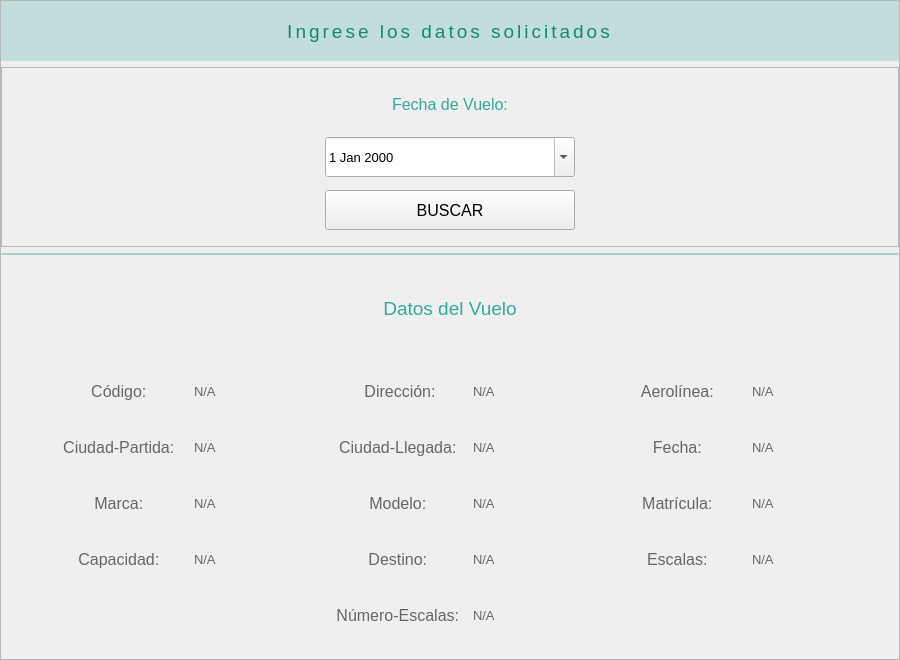
            <widget class="QWidget" name="scalestPanel">
             <layout class="QHBoxLayout" name="horizontalLayout_19">
              <property name="spacing">
               <number>0</number>
              </property>
              <property name="leftMargin">
               <number>0</number>
              </property>
              <property name="topMargin">
               <number>0</number>
              </property>
              <property name="rightMargin">
               <number>0</number>
              </property>
              <property name="bottomMargin">
               <number>0</number>
              </property>
              <item>
               <widget class="QFrame" name="frame_23">
                <property name="minimumSize">
                 <size>
                  <width>900</width>
                  <height>660</height>
                 </size>
                </property>
                <property name="frameShape">
                 <enum>QFrame::StyledPanel</enum>
                </property>
                <property name="frameShadow">
                 <enum>QFrame::Raised</enum>
                </property>
                <layout class="QVBoxLayout" name="verticalLayout_13">
                 <property name="spacing">
                  <number>6</number>
                 </property>
                 <property name="leftMargin">
                  <number>0</number>
                 </property>
                 <property name="topMargin">
                  <number>0</number>
                 </property>
                 <property name="rightMargin">
                  <number>0</number>
                 </property>
                 <property name="bottomMargin">
                  <number>0</number>
                 </property>
                 <item>
                  <widget class="QLabel" name="label_45">
                   <property name="minimumSize">
                    <size>
                     <width>0</width>
                     <height>60</height>
                    </size>
                   </property>
                   <property name="maximumSize">
                    <size>
                     <width>16777215</width>
                     <height>60</height>
                    </size>
                   </property>
                   <property name="font">
                    <font>
                     <pointsize>14</pointsize>
                    </font>
                   </property>
                   <property name="styleSheet">
                    <string notr="true">color: #187;
letter-spacing: 3px;
background: #33119988;
border-radius: 0;</string>
                   </property>
                   <property name="text">
                    <string>Ingrese los datos solicitados</string>
                   </property>
                   <property name="alignment">
                    <set>Qt::AlignCenter</set>
                   </property>
                  </widget>
                 </item>
                 <item>
                  <widget class="QFrame" name="frame_2">
                   <property name="maximumSize">
                    <size>
                     <width>16777215</width>
                     <height>180</height>
                    </size>
                   </property>
                   <property name="frameShape">
                    <enum>QFrame::StyledPanel</enum>
                   </property>
                   <property name="frameShadow">
                    <enum>QFrame::Raised</enum>
                   </property>
                   <layout class="QGridLayout" name="gridLayout_15">
                    <item row="5" column="0">
                     <widget class="QPushButton" name="findScalestButton">
                      <property name="minimumSize">
                       <size>
                        <width>150</width>
                        <height>40</height>
                       </size>
                      </property>
                      <property name="maximumSize">
                       <size>
                        <width>250</width>
                        <height>16777215</height>
                       </size>
                      </property>
                      <property name="font">
                       <font>
                        <pointsize>12</pointsize>
                       </font>
                      </property>
                      <property name="text">
                       <string>BUSCAR</string>
                      </property>
                     </widget>
                    </item>
                    <item row="0" column="0">
                     <widget class="QLabel" name="label_46">
                      <property name="minimumSize">
                       <size>
                        <width>0</width>
                        <height>40</height>
                       </size>
                      </property>
                      <property name="maximumSize">
                       <size>
                        <width>300</width>
                        <height>40</height>
                       </size>
                      </property>
                      <property name="font">
                       <font>
                        <pointsize>12</pointsize>
                       </font>
                      </property>
                      <property name="styleSheet">
                       <string notr="true">color: #3a9;
border: none;</string>
                      </property>
                      <property name="text">
                       <string>Fecha de Vuelo:</string>
                      </property>
                      <property name="alignment">
                       <set>Qt::AlignCenter</set>
                      </property>
                     </widget>
                    </item>
                    <item row="1" column="0">
                     <widget class="QDateEdit" name="dateScalestInput">
                      <property name="minimumSize">
                       <size>
                        <width>0</width>
                        <height>40</height>
                       </size>
                      </property>
                      <property name="font">
                       <font>
                        <pointsize>10</pointsize>
                       </font>
                      </property>
                      <property name="buttonSymbols">
                       <enum>QAbstractSpinBox::UpDownArrows</enum>
                      </property>
                      <property name="calendarPopup">
                       <bool>true</bool>
                      </property>
                     </widget>
                    </item>
                   </layout>
                  </widget>
                 </item>
                 <item>
                  <widget class="QFrame" name="frame_30">
                   <property name="minimumSize">
                    <size>
                     <width>0</width>
                     <height>350</height>
                    </size>
                   </property>
                   <property name="maximumSize">
                    <size>
                     <width>16777215</width>
                     <height>16777215</height>
                    </size>
                   </property>
                   <property name="styleSheet">
                    <string notr="true">QFrame {
	border-top: 2px solid #55119988;
	padding-top: 10px;
}

QLabel {
	color: #666;
	border: none;
}</string>
                   </property>
                   <property name="frameShape">
                    <enum>QFrame::StyledPanel</enum>
                   </property>
                   <property name="frameShadow">
                    <enum>QFrame::Raised</enum>
                   </property>
                   <layout class="QVBoxLayout" name="verticalLayout_14">
                    <item>
                     <widget class="QLabel" name="label_47">
                      <property name="minimumSize">
                       <size>
                        <width>200</width>
                        <height>0</height>
                       </size>
                      </property>
                      <property name="maximumSize">
                       <size>
                        <width>12222222</width>
                        <height>60</height>
                       </size>
                      </property>
                      <property name="font">
                       <font>
                        <pointsize>14</pointsize>
                       </font>
                      </property>
                      <property name="styleSheet">
                       <string notr="true">color: #3a9;</string>
                      </property>
                      <property name="text">
                       <string>&lt;html&gt;&lt;head/&gt;&lt;body&gt;&lt;p&gt;Datos del Vuelo&lt;/p&gt;&lt;/body&gt;&lt;/html&gt;</string>
                      </property>
                      <property name="alignment">
                       <set>Qt::AlignCenter</set>
                      </property>
                      <property name="wordWrap">
                       <bool>true</bool>
                      </property>
                     </widget>
                    </item>
                    <item>
                     <widget class="QFrame" name="frame_31">
                      <property name="styleSheet">
                       <string notr="true">border: none;</string>
                      </property>
                      <property name="frameShape">
                       <enum>QFrame::StyledPanel</enum>
                      </property>
                      <property name="frameShadow">
                       <enum>QFrame::Raised</enum>
                      </property>
                      <layout class="QGridLayout" name="gridLayout_16">
                       <property name="leftMargin">
                        <number>40</number>
                       </property>
                       <property name="topMargin">
                        <number>0</number>
                       </property>
                       <property name="rightMargin">
                        <number>0</number>
                       </property>
                       <property name="bottomMargin">
                        <number>0</number>
                       </property>
                       <property name="spacing">
                        <number>0</number>
                       </property>
                       <item row="2" column="4">
                        <widget class="QLabel" name="label_23">
                         <property name="maximumSize">
                          <size>
                           <width>12222222</width>
                           <height>40</height>
                          </size>
                         </property>
                         <property name="font">
                          <font>
                           <pointsize>12</pointsize>
                          </font>
                         </property>
                         <property name="text">
                          <string>Fecha: </string>
                         </property>
                         <property name="alignment">
                          <set>Qt::AlignCenter</set>
                         </property>
                        </widget>
                       </item>
                       <item row="2" column="0">
                        <widget class="QLabel" name="label">
                         <property name="maximumSize">
                          <size>
                           <width>12222222</width>
                           <height>40</height>
                          </size>
                         </property>
                         <property name="font">
                          <font>
                           <pointsize>12</pointsize>
                          </font>
                         </property>
                         <property name="text">
                          <string>Ciudad-Partida: </string>
                         </property>
                         <property name="alignment">
                          <set>Qt::AlignCenter</set>
                         </property>
                        </widget>
                       </item>
                       <item row="5" column="2">
                        <widget class="QLabel" name="label_19">
                         <property name="maximumSize">
                          <size>
                           <width>12222222</width>
                           <height>40</height>
                          </size>
                         </property>
                         <property name="font">
                          <font>
                           <pointsize>12</pointsize>
                          </font>
                         </property>
                         <property name="text">
                          <string>Número-Escalas: </string>
                         </property>
                         <property name="alignment">
                          <set>Qt::AlignCenter</set>
                         </property>
                        </widget>
                       </item>
                       <item row="5" column="3">
                        <widget class="QLabel" name="numberScalestLabel">
                         <property name="maximumSize">
                          <size>
                           <width>150</width>
                           <height>16777215</height>
                          </size>
                         </property>
                         <property name="font">
                          <font>
                           <pointsize>10</pointsize>
                          </font>
                         </property>
                         <property name="text">
                          <string>N/A</string>
                         </property>
                         <property name="alignment">
                          <set>Qt::AlignLeading|Qt::AlignLeft|Qt::AlignVCenter</set>
                         </property>
                        </widget>
                       </item>
                       <item row="0" column="0">
                        <widget class="QLabel" name="label_28">
                         <property name="maximumSize">
                          <size>
                           <width>12222222</width>
                           <height>40</height>
                          </size>
                         </property>
                         <property name="font">
                          <font>
                           <pointsize>12</pointsize>
                          </font>
                         </property>
                         <property name="text">
                          <string>Código: </string>
                         </property>
                         <property name="alignment">
                          <set>Qt::AlignCenter</set>
                         </property>
                        </widget>
                       </item>
                       <item row="4" column="1">
                        <widget class="QLabel" name="capacityScalestLabel">
                         <property name="maximumSize">
                          <size>
                           <width>150</width>
                           <height>16777215</height>
                          </size>
                         </property>
                         <property name="font">
                          <font>
                           <pointsize>10</pointsize>
                          </font>
                         </property>
                         <property name="text">
                          <string>N/A</string>
                         </property>
                         <property name="alignment">
                          <set>Qt::AlignLeading|Qt::AlignLeft|Qt::AlignVCenter</set>
                         </property>
                        </widget>
                       </item>
                       <item row="3" column="2">
                        <widget class="QLabel" name="label_17">
                         <property name="maximumSize">
                          <size>
                           <width>12222222</width>
                           <height>40</height>
                          </size>
                         </property>
                         <property name="font">
                          <font>
                           <pointsize>12</pointsize>
                          </font>
                         </property>
                         <property name="text">
                          <string>Modelo: </string>
                         </property>
                         <property name="alignment">
                          <set>Qt::AlignCenter</set>
                         </property>
                        </widget>
                       </item>
                       <item row="3" column="1">
                        <widget class="QLabel" name="markScalestLabel">
                         <property name="maximumSize">
                          <size>
                           <width>150</width>
                           <height>16777215</height>
                          </size>
                         </property>
                         <property name="font">
                          <font>
                           <pointsize>10</pointsize>
                          </font>
                         </property>
                         <property name="text">
                          <string>N/A</string>
                         </property>
                         <property name="alignment">
                          <set>Qt::AlignLeading|Qt::AlignLeft|Qt::AlignVCenter</set>
                         </property>
                        </widget>
                       </item>
                       <item row="4" column="4">
                        <widget class="QLabel" name="label_25">
                         <property name="maximumSize">
                          <size>
                           <width>12222222</width>
                           <height>40</height>
                          </size>
                         </property>
                         <property name="font">
                          <font>
                           <pointsize>12</pointsize>
                          </font>
                         </property>
                         <property name="text">
                          <string>Escalas: </string>
                         </property>
                         <property name="alignment">
                          <set>Qt::AlignCenter</set>
                         </property>
                        </widget>
                       </item>
                       <item row="0" column="3">
                        <widget class="QLabel" name="innerScalestLabel">
                         <property name="maximumSize">
                          <size>
                           <width>150</width>
                           <height>16777215</height>
                          </size>
                         </property>
                         <property name="font">
                          <font>
                           <pointsize>10</pointsize>
                          </font>
                         </property>
                         <property name="text">
                          <string>N/A</string>
                         </property>
                         <property name="alignment">
                          <set>Qt::AlignLeading|Qt::AlignLeft|Qt::AlignVCenter</set>
                         </property>
                        </widget>
                       </item>
                       <item row="3" column="0">
                        <widget class="QLabel" name="label_2">
                         <property name="maximumSize">
                          <size>
                           <width>12222222</width>
                           <height>40</height>
                          </size>
                         </property>
                         <property name="font">
                          <font>
                           <pointsize>12</pointsize>
                          </font>
                         </property>
                         <property name="text">
                          <string>Marca: </string>
                         </property>
                         <property name="alignment">
                          <set>Qt::AlignCenter</set>
                         </property>
                        </widget>
                       </item>
                       <item row="3" column="4">
                        <widget class="QLabel" name="label_24">
                         <property name="maximumSize">
                          <size>
                           <width>12222222</width>
                           <height>40</height>
                          </size>
                         </property>
                         <property name="font">
                          <font>
                           <pointsize>12</pointsize>
                          </font>
                         </property>
                         <property name="text">
                          <string>Matrícula: </string>
                         </property>
                         <property name="alignment">
                          <set>Qt::AlignCenter</set>
                         </property>
                        </widget>
                       </item>
                       <item row="3" column="3">
                        <widget class="QLabel" name="modelScalestLabel">
                         <property name="maximumSize">
                          <size>
                           <width>150</width>
                           <height>16777215</height>
                          </size>
                         </property>
                         <property name="font">
                          <font>
                           <pointsize>10</pointsize>
                          </font>
                         </property>
                         <property name="text">
                          <string>N/A</string>
                         </property>
                         <property name="alignment">
                          <set>Qt::AlignLeading|Qt::AlignLeft|Qt::AlignVCenter</set>
                         </property>
                        </widget>
                       </item>
                       <item row="0" column="1">
                        <widget class="QLabel" name="codeScalestLabel">
                         <property name="maximumSize">
                          <size>
                           <width>150</width>
                           <height>16777215</height>
                          </size>
                         </property>
                         <property name="font">
                          <font>
                           <pointsize>10</pointsize>
                          </font>
                         </property>
                         <property name="text">
                          <string>N/A</string>
                         </property>
                         <property name="alignment">
                          <set>Qt::AlignLeading|Qt::AlignLeft|Qt::AlignVCenter</set>
                         </property>
                        </widget>
                       </item>
                       <item row="4" column="3">
                        <widget class="QLabel" name="destinyScalestLabel">
                         <property name="maximumSize">
                          <size>
                           <width>150</width>
                           <height>16777215</height>
                          </size>
                         </property>
                         <property name="font">
                          <font>
                           <pointsize>10</pointsize>
                          </font>
                         </property>
                         <property name="text">
                          <string>N/A</string>
                         </property>
                         <property name="alignment">
                          <set>Qt::AlignLeading|Qt::AlignLeft|Qt::AlignVCenter</set>
                         </property>
                        </widget>
                       </item>
                       <item row="2" column="2">
                        <widget class="QLabel" name="label_16">
                         <property name="maximumSize">
                          <size>
                           <width>12222222</width>
                           <height>40</height>
                          </size>
                         </property>
                         <property name="font">
                          <font>
                           <pointsize>12</pointsize>
                          </font>
                         </property>
                         <property name="text">
                          <string>Ciudad-Llegada: </string>
                         </property>
                         <property name="alignment">
                          <set>Qt::AlignCenter</set>
                         </property>
                        </widget>
                       </item>
                       <item row="0" column="2">
                        <widget class="QLabel" name="label_15">
                         <property name="maximumSize">
                          <size>
                           <width>12222222</width>
                           <height>40</height>
                          </size>
                         </property>
                         <property name="font">
                          <font>
                           <pointsize>12</pointsize>
                          </font>
                         </property>
                         <property name="text">
                          <string>Dirección:</string>
                         </property>
                         <property name="alignment">
                          <set>Qt::AlignCenter</set>
                         </property>
                        </widget>
                       </item>
                       <item row="2" column="3">
                        <widget class="QLabel" name="endScalestLabel">
                         <property name="maximumSize">
                          <size>
                           <width>150</width>
                           <height>16777215</height>
                          </size>
                         </property>
                         <property name="font">
                          <font>
                           <pointsize>10</pointsize>
                          </font>
                         </property>
                         <property name="text">
                          <string>N/A</string>
                         </property>
                         <property name="alignment">
                          <set>Qt::AlignLeading|Qt::AlignLeft|Qt::AlignVCenter</set>
                         </property>
                        </widget>
                       </item>
                       <item row="4" column="2">
                        <widget class="QLabel" name="label_18">
                         <property name="maximumSize">
                          <size>
                           <width>12222222</width>
                           <height>40</height>
                          </size>
                         </property>
                         <property name="font">
                          <font>
                           <pointsize>12</pointsize>
                          </font>
                         </property>
                         <property name="text">
                          <string>Destino: </string>
                         </property>
                         <property name="alignment">
                          <set>Qt::AlignCenter</set>
                         </property>
                        </widget>
                       </item>
                       <item row="0" column="4">
                        <widget class="QLabel" name="label_21">
                         <property name="maximumSize">
                          <size>
                           <width>12222222</width>
                           <height>40</height>
                          </size>
                         </property>
                         <property name="font">
                          <font>
                           <pointsize>12</pointsize>
                          </font>
                         </property>
                         <property name="text">
                          <string>Aerolínea: </string>
                         </property>
                         <property name="alignment">
                          <set>Qt::AlignCenter</set>
                         </property>
                        </widget>
                       </item>
                       <item row="4" column="0">
                        <widget class="QLabel" name="label_3">
                         <property name="maximumSize">
                          <size>
                           <width>12222222</width>
                           <height>40</height>
                          </size>
                         </property>
                         <property name="font">
                          <font>
                           <pointsize>12</pointsize>
                          </font>
                         </property>
                         <property name="text">
                          <string>Capacidad: </string>
                         </property>
                         <property name="alignment">
                          <set>Qt::AlignCenter</set>
                         </property>
                        </widget>
                       </item>
                       <item row="2" column="1">
                        <widget class="QLabel" name="initScalestLabel">
                         <property name="maximumSize">
                          <size>
                           <width>150</width>
                           <height>16777215</height>
                          </size>
                         </property>
                         <property name="font">
                          <font>
                           <pointsize>10</pointsize>
                          </font>
                         </property>
                         <property name="text">
                          <string>N/A</string>
                         </property>
                         <property name="alignment">
                          <set>Qt::AlignLeading|Qt::AlignLeft|Qt::AlignVCenter</set>
                         </property>
                        </widget>
                       </item>
                       <item row="0" column="5">
                        <widget class="QLabel" name="airlineScalestLabel">
                         <property name="maximumSize">
                          <size>
                           <width>150</width>
                           <height>16777215</height>
                          </size>
                         </property>
                         <property name="font">
                          <font>
                           <pointsize>10</pointsize>
                          </font>
                         </property>
                         <property name="text">
                          <string>N/A</string>
                         </property>
                         <property name="alignment">
                          <set>Qt::AlignLeading|Qt::AlignLeft|Qt::AlignVCenter</set>
                         </property>
                        </widget>
                       </item>
                       <item row="2" column="5">
                        <widget class="QLabel" name="dateScalestLabel">
                         <property name="maximumSize">
                          <size>
                           <width>150</width>
                           <height>16777215</height>
                          </size>
                         </property>
                         <property name="font">
                          <font>
                           <pointsize>10</pointsize>
                          </font>
                         </property>
                         <property name="text">
                          <string>N/A</string>
                         </property>
                         <property name="alignment">
                          <set>Qt::AlignLeading|Qt::AlignLeft|Qt::AlignVCenter</set>
                         </property>
                        </widget>
                       </item>
                       <item row="3" column="5">
                        <widget class="QLabel" name="matrScalestLabel">
                         <property name="maximumSize">
                          <size>
                           <width>150</width>
                           <height>16777215</height>
                          </size>
                         </property>
                         <property name="font">
                          <font>
                           <pointsize>10</pointsize>
                          </font>
                         </property>
                         <property name="text">
                          <string>N/A</string>
                         </property>
                         <property name="alignment">
                          <set>Qt::AlignLeading|Qt::AlignLeft|Qt::AlignVCenter</set>
                         </property>
                        </widget>
                       </item>
                       <item row="4" column="5">
                        <widget class="QLabel" name="scaleScalestLabel">
                         <property name="maximumSize">
                          <size>
                           <width>150</width>
                           <height>16777215</height>
                          </size>
                         </property>
                         <property name="font">
                          <font>
                           <pointsize>10</pointsize>
                          </font>
                         </property>
                         <property name="text">
                          <string>N/A</string>
                         </property>
                         <property name="alignment">
                          <set>Qt::AlignLeading|Qt::AlignLeft|Qt::AlignVCenter</set>
                         </property>
                        </widget>
                       </item>
                      </layout>
                     </widget>
                    </item>
                   </layout>
                  </widget>
                 </item>
                </layout>
               </widget>
              </item>
             </layout>
            </widget>
